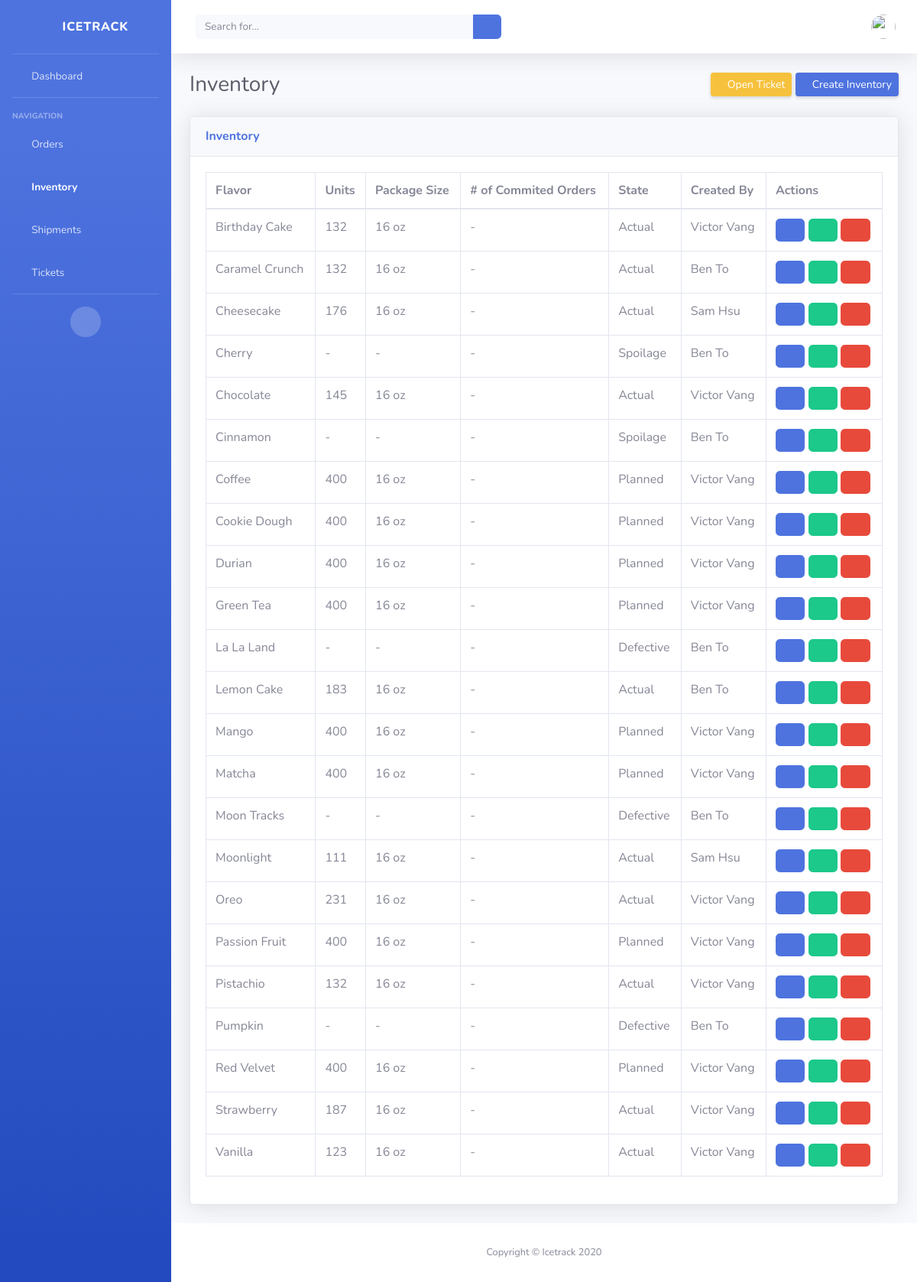
/inventory/, run on an earlier commit of the app's database.
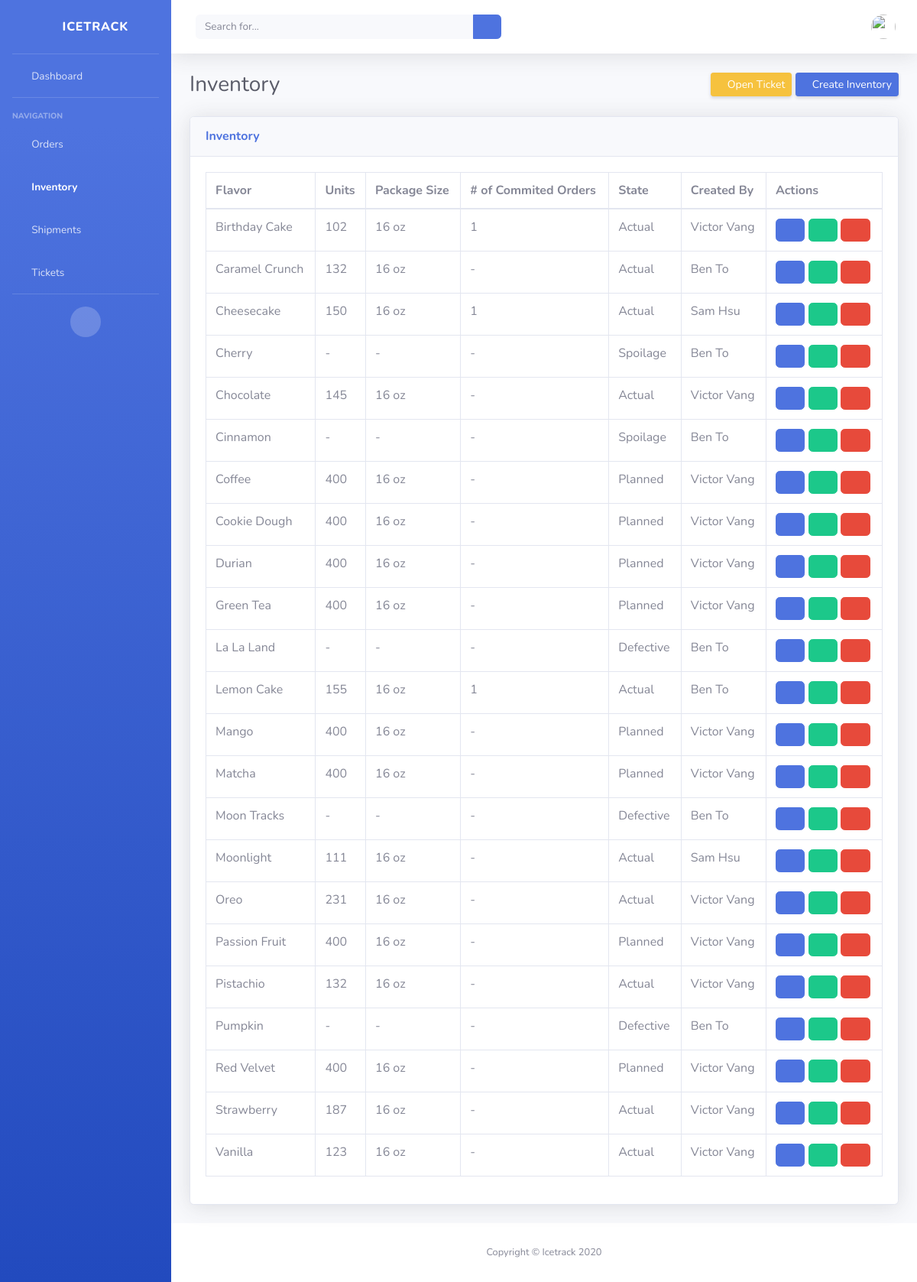
And on a later commit of the database.
### icetrack/models.py (models this page shows, shortened)
class Inventory(models.Model):
    STATE_CHOICES = [
        ('Actual', 'Actual'),
        ('Planned', 'Planned'),
        ('Spoilage', 'Spoilage'),
        ('Defective', 'Defective'),
    ]
    item_name = models.CharField(max_length=50, null=True)
    quantity = models.IntegerField(default='0', blank=True, null=True)
    package_size = models.IntegerField(default='0', blank=True, null=True)
    state = models.CharField(max_length=10, choices=STATE_CHOICES, default='Planned')
    received_quantity = models.IntegerField(default='0', blank=True, null=True)
    received_by = models.CharField(max_length=50, blank=True, null=True)
    num_orders = models.IntegerField(default='0', blank=True, null=True)
    sold_quantity = models.IntegerField(default='0', blank=True, null=True)
    sold_by = models.CharField(max_length=50, blank=True, null=True)
    sold_to = models.CharField(max_length=50, blank=True, null=True)
    created_by = models.CharField(max_length=50, blank=True, null=True, default='Administrator')
    reorder_level = models.IntegerField(default='0', blank=True, null=True)
    date_created = models.DateTimeField(auto_now_add=True, auto_now=False)
    last_updated = models.DateTimeField(auto_now_add=False, auto_now=True)
    export_to_CSV = models.BooleanField(default=False)

### icetrack/views.py (the view)
# urls.py: path('inventory/', InventoryPageView.as_view(), name="inventory"),
class InventoryPageView(ListView):
    model = Inventory
    template_name = 'inventory.html'
    context_object_name = 'all_inventory_list'

### templates/inventory.html (shortened to what this page needs)
{% extends 'base_authenticated.html' %}
{% block content%}
<div class="container-fluid">
    <div class="d-sm-flex align-items-center justify-content-between mb-4">
        <h1 class="h3 mb-0 text-gray-800">Inventory</h1>
        <div>
            <a href="{% url 'create_ticket' %}" class="d-none d-sm-inline-block btn btn-sm btn-warning shadow-sm"><i class="fas fa-flag fa-sm text-white-50"></i> Open Ticket</a>
            <a href="{% url 'create_inventory' %}" class="d-none d-sm-inline-block btn btn-sm btn-primary shadow-sm"><i class="fas fa-plus fa-sm text-white-50"></i> Create Inventory</a>
        </div>
    </div>
    <div class="card shadow mb-4">
        <div class="card-header py-3">
            <h6 class="m-0 font-weight-bold text-primary">Inventory</h6>
        </div>
        <div class="card-body">
            <div class="table-responsive">
                <table class="table table-bordered" id="dataTable" width="100%" cellspacing="0">
                    <thead>
                        <tr>
                            <th>Flavor</th>
                            <th>Units</th>
                            <th>Package Size</th>
                            <th># of Commited Orders</th>
                            <th>State</th>
                            <th>Created By</th>
                            <th>Actions</th>
                        </tr>
                    </thead>
                    <tbody>
                        {% for inventory in all_inventory_list %}
                            <tr>
                                <td>{{ inventory.item_name }}</td>
                                <td>
                                    {% if inventory.quantity == 0 or inventory.quantity is None %}
                                        -
                                    {% else %}
                                        {{ inventory.quantity }}
                                    {% endif %}
                                </td>
                                <td>
                                    {% if inventory.package_size == 0 or inventory.package_size is None %}
                                        -
                                    {% else %}
                                        {{ inventory.package_size }} oz
                                    {% endif %}
                                </td>
                                <td>
                                    {% if inventory.num_orders == 0 or inventory.num_orders is None %}
                                        -
                                    {% else %}
                                        {{ inventory.num_orders }}
                                    {% endif %}
                                </td>
                                <td>{{ inventory.state }}</td>
                                <td>{{ inventory.created_by }}</td>
                                <td>
                                    <a class="btn btn-primary" href="{% url 'inventory_detail' inventory.id %}"><i class="far fa-eye"></i></a>
                                    <a class="btn btn-success" href="{% url 'update_inventory' inventory.id %}"><i class="fas fa-edit"></i></a>
                                    <a class="btn btn-danger" href="{% url 'delete_inventory' inventory.id %}"><i class="far fa-trash-alt"></i></a>
                                </td>
                            </tr>
                        {% endfor %}
                    </tbody>
                </table>
            </div>
        </div>
    </div>
</div>
{% endblock content %}

What changed in the data, as far as the page shows it:
changed Inventory "Birthday Cake": quantity "132" → "102"; num_orders (not shown) → "1"; no longer shows "-"
changed Inventory "Cheesecake": quantity "176" → "150"; num_orders (not shown) → "1"; no longer shows "-"
changed Inventory "Lemon Cake": quantity "183" → "155"; num_orders (not shown) → "1"; no longer shows "-"
